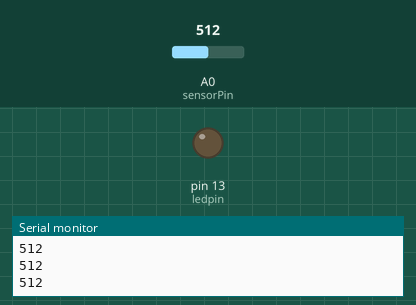
Recording of a sketch running on a simulated Arduino Uno, built with avr-gcc and run on an emulated ATmega328P. On the bench: output pins drawn as LEDs (lit = HIGH), the last lines printed to the serial monitor. The test bench sets the inputs (shaded band); at power-on: A0 (sensorPin) = 512.

Above: at 1.2 s.
1.3 s: A0 (sensorPin) set to 307
2.8 s: A0 (sensorPin) set to 286
At 4.1 s:
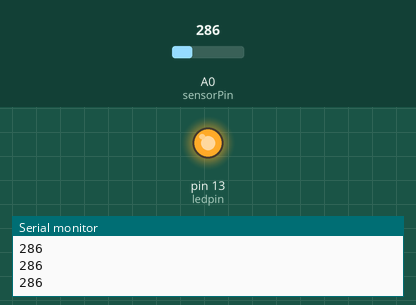
4.4 s: A0 (sensorPin) set to 306
At 5.7 s:
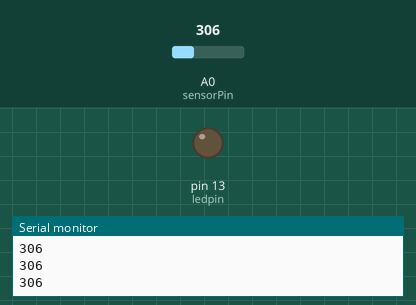
6.0 s: A0 (sensorPin) set to 290
At 7.0 s:
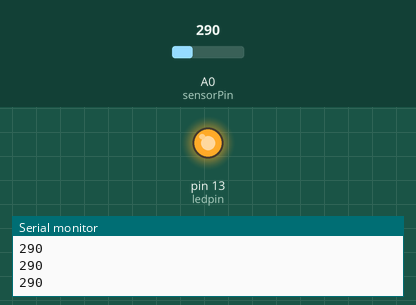
Timing chart, 0 to 8.6 s (numbered marks = the images above; inputs shaded):
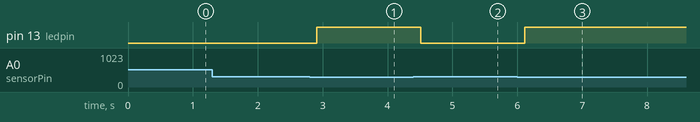

The sketch:

light.ino
```cpp
int sensorPin = A0; // select the input pin for LDR
int sensorValue = 0; // variable to store the value coming from the sensor
int ledpin = 13;

void setup() {
  Serial.begin(9600); // sets serial port for communication
  pinMode(ledpin,OUTPUT);
}

void loop() {
  sensorValue = analogRead(sensorPin); // read the value form the sensor
  Serial.println(sensorValue); //prints the values coming from the sensor on the screen
  delay(100);
  if(sensorValue <300){
    digitalWrite(ledpin,HIGH);
  }
  else digitalWrite(ledpin,LOW);
}
```

Measured:
- the behaviour switches between 300 and 299 on A0 (sensorPin) (found by bisection; images 0 and 1)
- after the input at 2.8 s, pin 13 (ledpin): LOW → HIGH after 0.11 s
- after the input at 4.4 s, pin 13 (ledpin): HIGH → LOW after 0.11 s
- after the input at 6.0 s, pin 13 (ledpin): LOW → HIGH after 0.12 s
